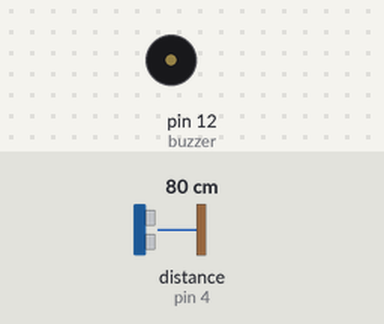
The sketch below on a simulated Arduino Uno, built with avr-gcc and run on an emulated ATmega328P. Parts: buzzer (waves = sounding). Wiring (inferred from the names in the program): ultrasonic range finder: trigger pin 5; echo pin 4. The inputs (shaded band) are chosen by the test bench; at power-on: distance to the obstacle (sensor on pin 4) 80 cm. The echo pulse lasts 58.3 µs per cm.

Above: at 1.2 s.
1.3 s: distance to the obstacle (sensor on pin 4) set to 12 cm
2.8 s: distance to the obstacle (sensor on pin 4) set to 9 cm
At 3.1 s:
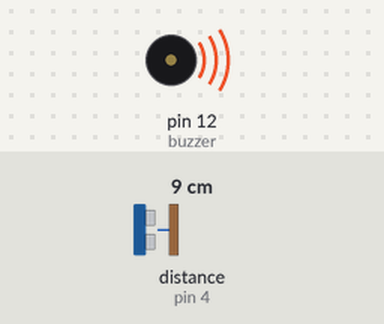
Timing chart, 0 to 5.8 s (numbered marks = the images above; inputs shaded):
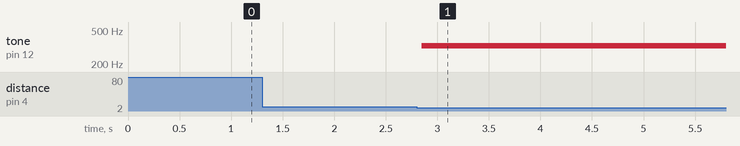

Measured:
- the behaviour switches between 11 and 10 cm on distance to the obstacle (sensor on pin 4) (found by bisection; images 0 and 1)
- after the input at 1.3 s, every drawn part: stays the same
- after the input at 2.8 s, tone on pin 12 (buzzer): silent → 327 Hz after 0.05 s

The sketch:

jikken_kadai1.ino
```cpp
int echo=4; // センサからの入力（4番）
int trig=5; // センサへの出力（5番）
int buzzer=12; // 12番にブザーを接続
int time = 0; // 往復時間
void setup() {
  // put your setup code here, to run once:
  Serial.begin(9600);
  pinMode(echo, INPUT);
  pinMode(trig, OUTPUT);
  pinMode(buzzer,OUTPUT);
}

void loop() {
  // put your main code here, to run repeatedly:
  digitalWrite(trig, LOW);
  delayMicroseconds(2);
  digitalWrite(trig, HIGH); // 超音波を出す
  delayMicroseconds(10);
  digitalWrite(trig, LOW);
  time = pulseIn(echo, HIGH); // 往復時間計測
  //Serial.print(double(time)/60); // 時間を表示
 // Serial.println(" cm");
  if(double(time)/60<=10){

  digitalWrite(buzzer,HIGH);
  delay(1);
  digitalWrite(buzzer,LOW);
  delay(1);
  }

}
```
